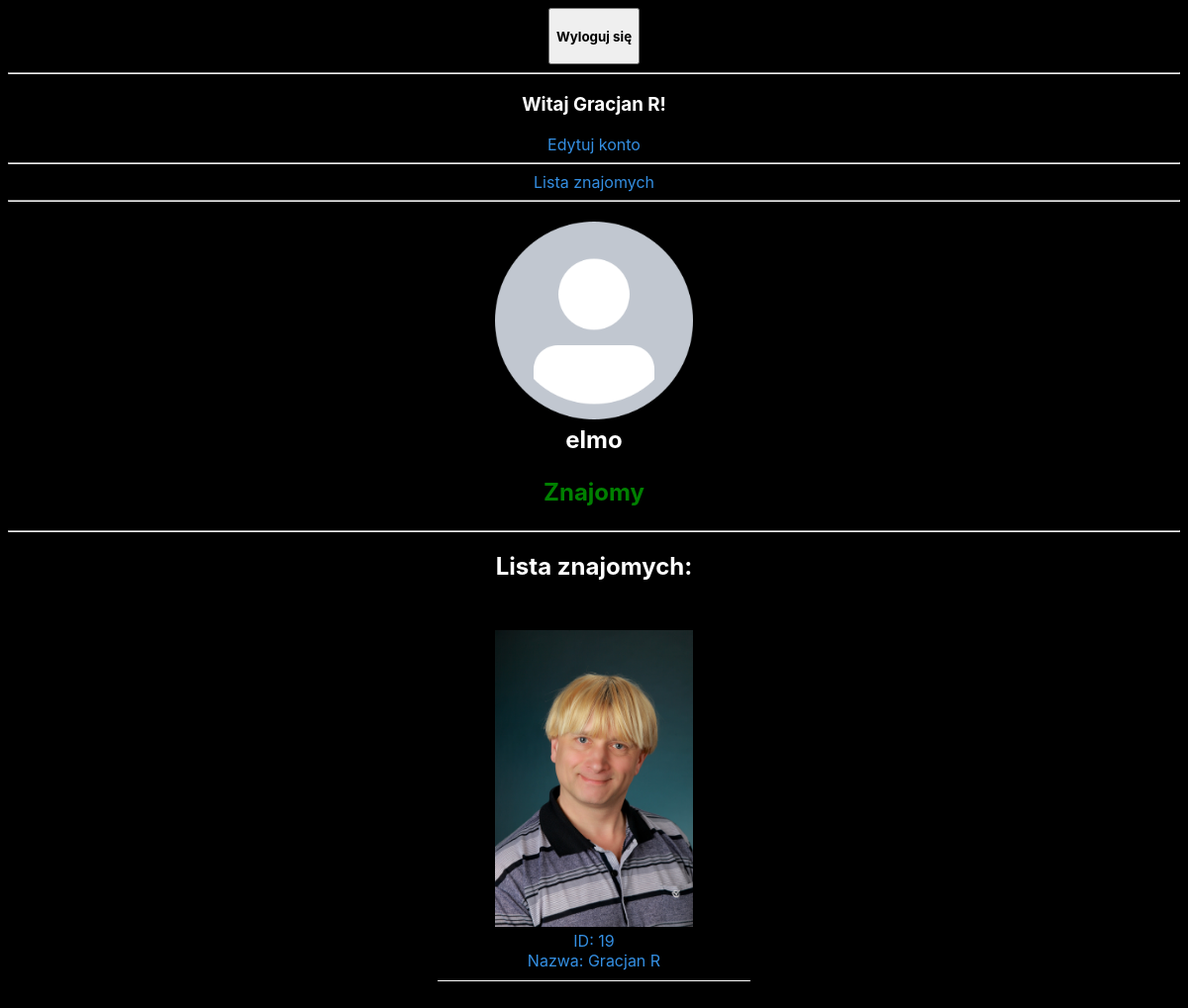
The app's page /profile.php?id=20 (signed in) with its own data.
### tables this page shows
CREATE TABLE `avatars` (
  `id` int(11) NOT NULL,
  `nameAvatar` text NOT NULL
);

CREATE TABLE `accounts` (
  `id` int(11) NOT NULL,
  `login` text NOT NULL,
  `name` text NOT NULL,
  `mail` text DEFAULT NULL,
  `hash` text NOT NULL,
  `avatar` int(11) DEFAULT 1,
  `created_at` datetime NOT NULL DEFAULT current_timestamp(),
  `updated_at` datetime NOT NULL DEFAULT current_timestamp()
);

### profile.php (the view, shortened to what this page needs)
<?php
    require_once("conn.php");
    if(isset($_GET['id']) && !empty($_GET['id'])){
        $idProfile = $_GET['id'];
        $queryProfileData = "SELECT name, mail FROM accounts WHERE id = $idProfile";
        $result = mysqli_query($conn, $queryProfileData);
        $profileData = mysqli_fetch_assoc($result);
    }
?>
<!DOCTYPE html>
<html lang="pl">
    <head>
        <link rel="stylesheet" href="main.css">
    </head>
    <body>
        <header>
            <form action="logout.php">
                <button type="submit">
                    <h4>
                        Wyloguj się
                    </h4>
                </button>
            </form><hr>
            <h3>
                Witaj
                <b>
                    <?php
                        echo $_SESSION['userData']['name']."!";
                    ?>
                </b>
            </h3>
            <a href='editAccount.php'>
                Edytuj konto
            </a><hr>
            <a href='friends.php'>
                Lista znajomych
            </a><hr>
        </header>
        <content>
            <h2>
                <?php
                    $queryAvatar = "SELECT nameAvatar FROM avatars, accounts WHERE accounts.avatar = avatars.id AND accounts.id = $idProfile";
                    $avatar = mysqli_fetch_row(mysqli_query($conn, $queryAvatar));
                    echo "
                        <img src='/back/foto/$avatar[0]' alt='avatar' class='avatar'><br>
                    ";
                    echo $profileData['name']."<br>".$profileData['mail'];
                    $queryCheckInvites = "SELECT COUNT(*), sender, recipient FROM invites WHERE (sender = $idProfile AND recipient = ".$_SESSION['userData']['id'].") OR (sender = ".$_SESSION['userData']['id']." AND recipient = $idProfile)";
                    $resultInvites = mysqli_fetch_row(mysqli_query($conn, $queryCheckInvites));
                    $queryCheckFriends = "SELECT COUNT(*) FROM friends WHERE (userSender = $idProfile AND userRecipient = ".$_SESSION['userData']['id'].") OR (userSender = ".$_SESSION['userData']['id']." AND userRecipient = $idProfile)";
                    $resultFriends = mysqli_fetch_row(mysqli_query($conn, $queryCheckFriends));
                    if($idProfile != $_SESSION['userData']['id'] && $resultInvites[0] == 0 && $resultFriends[0] == 0){
                        echo "
                        <form action='invite.php' method='POST'>
                            <input type='hidden' name='recipientID' value='$idProfile'>
                            <button type='submit'>
                                Zaproś do znajomych
                            </button>
                        </form>";
                    } else if($resultInvites[2] == $idProfile){
                        echo "
                        <p class='success'>
                            Zaproszenie wysłane
                        </p>";
                    } else if($resultFriends[0] == 1){
                        echo "
                        <p class='success'>
                            Znajomy
                        </p>";
                    }
                ?><hr>
            </h2>
            <h2>
                Lista znajomych:
            </h2>
            <?php
                require_once("friendsListFunction.php");
                friendsList($idProfile);
            ?>
        </content>
    </body>
</html>

### friendsListFunction.php
<?php
    function friendsList($id){
        require_once("conn.php");
        if(!isset($conn)){
            $host = "localhost";
            $user = "root";
            $pass = "";
            $db = "back";
            $conn = mysqli_connect($host, $user, $pass, $db);
        }
        $queryList = "SELECT accounts.id, name, nameAvatar FROM accounts, friends, avatars WHERE (userSender = $id || userRecipient = $id) AND (friends.userSender = accounts.id OR friends.userRecipient = accounts.id) AND accounts.id != $id AND accounts.avatar = avatars.id";
        $selectList = mysqli_query($conn, $queryList);
        $user = [];
        $list = [];
        $i = 0;
        while($row = mysqli_fetch_row($selectList)){
            $user['id'] = $row[0];
            $user['name'] = $row[1];
            $user['avatar'] = $row[2];
            $list[$i] = $user;
            $i++;
        }
        foreach($list as $user){
            echo "
            <a href='/back/profile.php?id=".$user['id']."'>
                <section class='friend'>
                    <img src='/back/foto/".$user['avatar']."' alt='avatar' class='avatar'><br>
                    ID: ".$user['id']."<br>
                    Nazwa: ".$user['name']."
                </section>
            </a>
            ";
        }
    }
?>

### main.css (style rules this page uses)
body { font-family: -apple-system, BlinkMacSystemFont, 'Segoe UI', Roboto, Oxygen, Ubuntu, Cantarell, 'Open Sans', 'Helvetica Neue', sans-serif; text-align: center; color: white; background: black; }
button { font-family: -apple-system, BlinkMacSystemFont, 'Segoe UI', Roboto, Oxygen, Ubuntu, Cantarell, 'Open Sans', 'Helvetica Neue', sans-serif; }
a { color: #348fe2; text-decoration: none; }
p.success { color: green; }
img.avatar { max-width: 200px; }
section.friend { display: inline-block; width: 25%; margin: 20px; padding: 10px; border-bottom: 1px solid white; }

### records on screen
avatars: nameAvatar (placeholder picture)
accounts: name "elmo"
accounts: avatar.nameAvatar (picture), id "19", name "Gracjan R"

### other values on screen
$_SESSION['userData']['name'] "Gracjan R"
